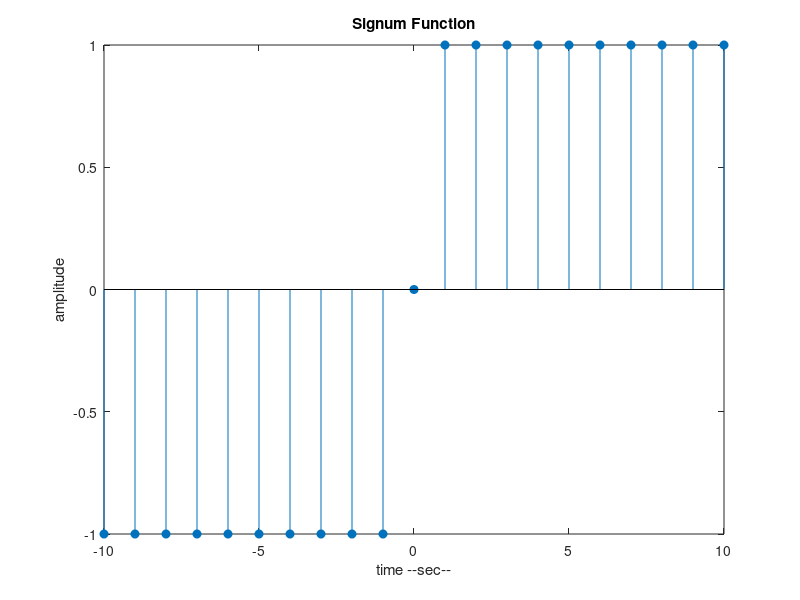

Source code (MATLAB):
clc;
clear;
close all;

time = -10 : 10;
signum = [-1*ones(1,10) 0 ones(1,10)];

figure(1);
stem(time, signum,'filled');
xlabel('time --sec--');
ylabel('amplitude');
title('Signum Function');
axis([-10 10 -1 1]);
